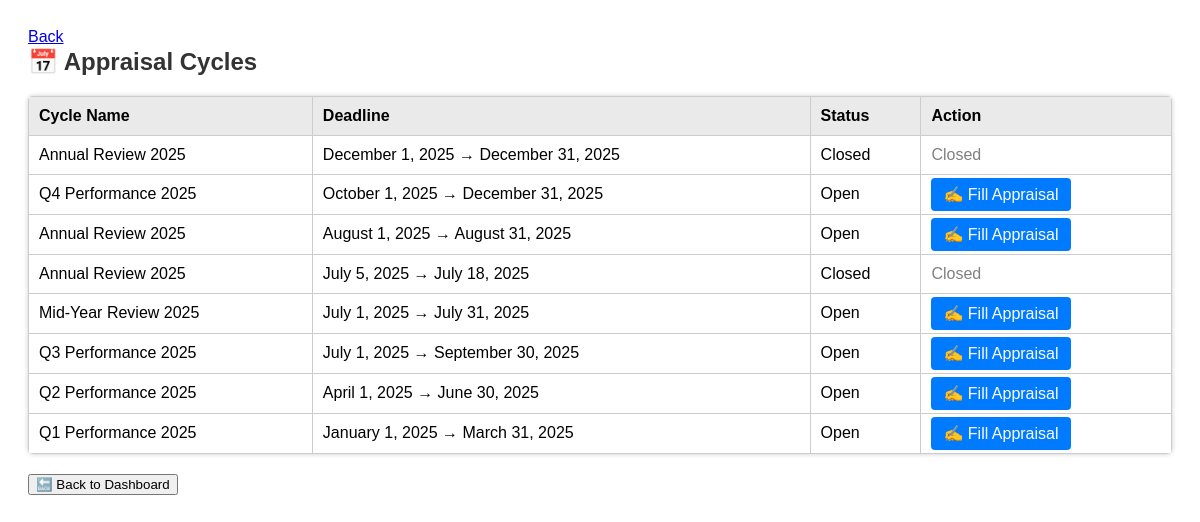
/view_cycles.php (signed in), run on the app's committed database.
### tables this page shows
CREATE TABLE `cycle` (
  `cycle_id` int(11) NOT NULL,
  `cycle_name` varchar(100) NOT NULL,
  `start_date` date NOT NULL,
  `end_date` date NOT NULL,
  `status` enum('Open','Closed') DEFAULT 'Open'
);

### view_cycles.php (the view, shortened to what this page needs)
<?php
include 'db_connect.php';
$result = $conn->query("
    SELECT cycle_id, cycle_name, start_date, end_date, status
    FROM cycle
    ORDER BY start_date DESC
");
?>
<!DOCTYPE html>
<html>
<head>
</head>
<body class="employee-appraisal-background">
<div class="back-button">
  <a href="dashboard.php" onclick="return confirm('Return to dashboard?')" class="btn btn-outline-secondary">
    <i class="bi bi-arrow-left-circle"></i> Back
  </a>
</div>
<h2>📅 Appraisal Cycles</h2>
<table>
    <tr>
        <th>Cycle Name</th>
        <th>Deadline</th>
        <th>Status</th>
        <th>Action</th>
    </tr>
    <?php while ($row = $result->fetch_assoc()) { ?>
    <tr>
        <td><?= htmlspecialchars($row['cycle_name']) ?></td>
        <td><?= date("F j, Y", strtotime($row['start_date'])) ?> → <?= date("F j, Y", strtotime($row['end_date'])) ?></td>
        <td><?= $row['status'] ?></td>
        <td>
            <?php if ($row['status'] === 'Open'): ?>
                <a class="button" href="submit_self_appraisal.php?cycle_id=<?= $row['cycle_id'] ?>">✍️ Fill Appraisal</a>
            <?php else: ?>
                <span style="color:gray;">Closed</span>
            <?php endif; ?>
        </td>
    </tr>
    <?php } ?>
</table>
<a href="dashboard.php"><button style="margin-top:20px;">🔙 Back to Dashboard</button></a>
</body>
</html>

### view_cycles.php (style rules this page uses)
body.employee-appraisal-background { font-family: Arial, sans-serif; padding: 20px; background-image: url('assets/appraisal_cycle_bg.png'); background-size: cover; background-position: center; background-repeat: no-repeat; min-height: 100vh; position: relative; z-index: 1; }
body.employee-appraisal-background::before { content: ""; position: fixed; top: 0; left: 0; width: 100%; height: 100%; background-color: rgba(255,255,255,0.4); z-index: -1; }
h2 { color: #333; }
table { border-collapse: collapse; width: 100%; margin-top: 20px; background-color: #fff; box-shadow: 0 0 5px #ccc; border-radius: 5px; overflow: hidden; }
th, td { border: 1px solid #ccc; padding: 10px; text-align: left; }
th { background-color: #eaeaea; }
a.button { background-color: #007BFF; color: white; padding: 8px 12px; text-decoration: none; border-radius: 4px; }
.back-button { position: absolute; top: 20px; left: 20px; z-index: 1000; }

### data on the page
cycle: cycle_name "Annual Review 2025", start_date "December 1, 2025", end_date "December 31, 2025", status "Closed"
cycle: cycle_name "Q4 Performance 2025", start_date "October 1, 2025", end_date "December 31, 2025", status "Open"
cycle: cycle_name "Annual Review 2025", start_date "August 1, 2025", end_date "August 31, 2025", status "Open"
cycle: cycle_name "Annual Review 2025", start_date "July 5, 2025", end_date "July 18, 2025", status "Closed"
cycle: cycle_name "Mid-Year Review 2025", start_date "July 1, 2025", end_date "July 31, 2025", status "Open"
cycle: cycle_name "Q3 Performance 2025", start_date "July 1, 2025", end_date "September 30, 2025", status "Open"
cycle: cycle_name "Q2 Performance 2025", start_date "April 1, 2025", end_date "June 30, 2025", status "Open"
cycle: cycle_name "Q1 Performance 2025", start_date "January 1, 2025", end_date "March 31, 2025", status "Open"
